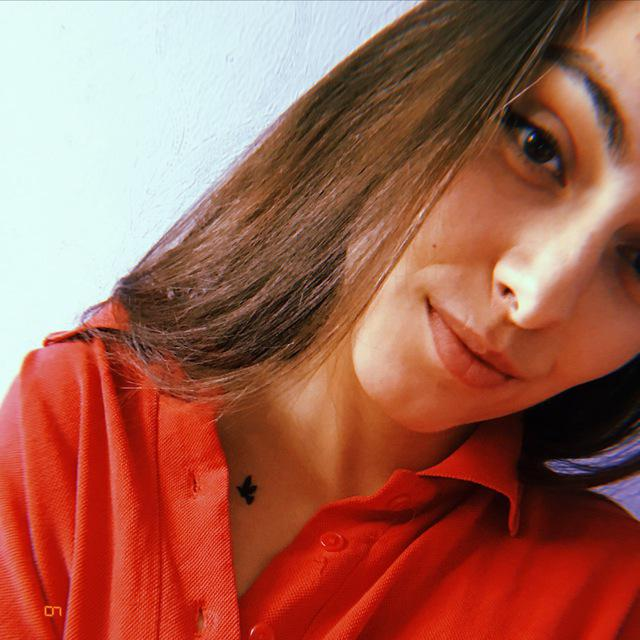
#> input picture Third academic course/Digital signals/A8laba/photo2.jpg, 640 x 640 px
$ python test2.py
#> lines starting #> are read from the running program, lines starting #| are printed output that depends on the picture
import scipy.signal
import numpy as np
import matplotlib.pyplot as plt


img = plt.imread('photo2.jpg')
#> img is the input picture: shape (640, 640, 3); mean R, G, B 162.5, 99.2, 83

# t = 1 - np.abs(np.linspace(-1, 1, 21))
# kernel = t.reshape(21, 1) * t.reshape(1, 21)
# kernel /= kernel.sum()  # kernel should sum to 1! :)
#                         # convolve 2d the kernel with each channel
k = np.array(
    [
        [ 0  , 0  ,-0.5, 0  , 0  ],
        [ 0  , 1  , 1.5, 1  , 0  ],
        [-0.5, 1.5, 2  , 1.5,-0.5],
        [ 0  , 1  , 1.5, 1  , 0  ],
        [ 0  , 0  ,-0.5, 0  , 0  ]
    ],
    dtype=np.float64
)
k /= 10

r = scipy.signal.convolve2d(img[:,:,0], k, mode='full', boundary='fill', fillvalue=0) #, mode='same')
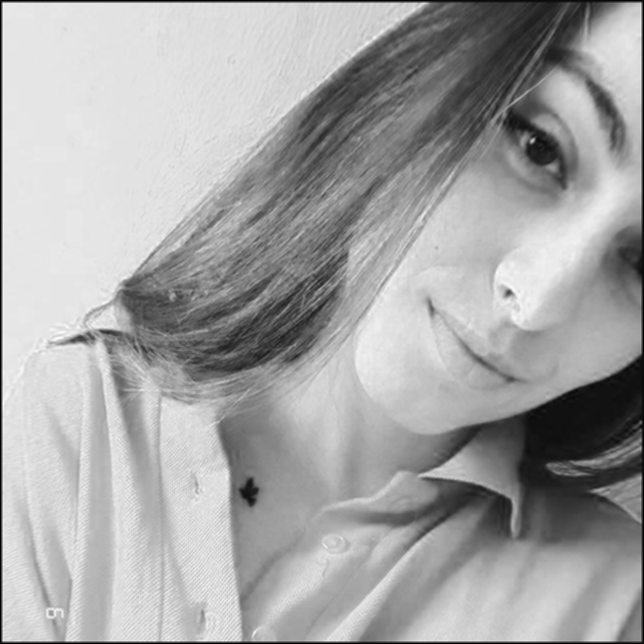
#> r: shape (644, 644) float64; min -12.75, max 253.4, mean 160.5; drawn with min black and max white
g = scipy.signal.convolve2d(img[:,:,1], k, mode='full', boundary='fill', fillvalue=0) #, mode='same')
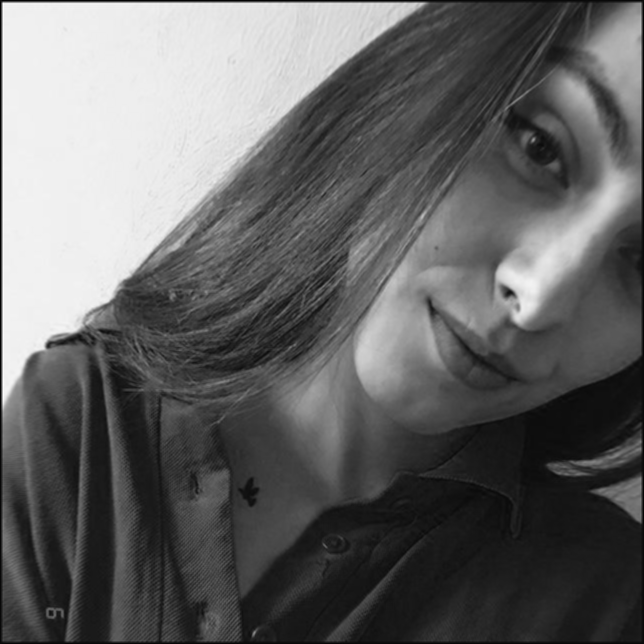
#> g: shape (644, 644) float64; min -12.75, max 267.6, mean 98; drawn with min black and max white
b = scipy.signal.convolve2d(img[:,:,2], k, mode='full', boundary='fill', fillvalue=0) #, mode='same')
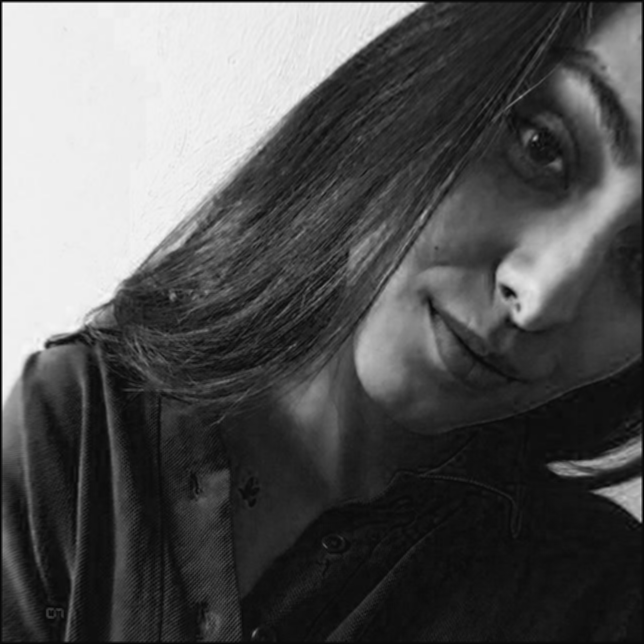
#> b: shape (644, 644) float64; min -12.7, max 265.2, mean 82; drawn with min black and max white

# stack the channels back into a 8-bit colour depth image and plot it
im_out = np.dstack([r, g, b])
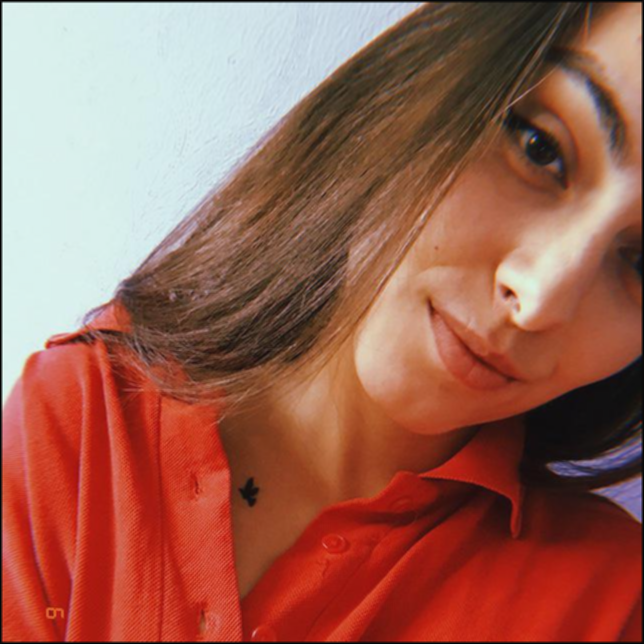
#> im_out: shape (644, 644, 3) float64; mean R, G, B 160.5, 98, 82; drawn with min black and max white
im_out = (im_out).astype(np.uint8)

print(im_out[0])
#> (printed output is left out)

plt.subplot(1,2,1)
plt.imshow(img)
plt.subplot(1,2,2)
plt.imshow(im_out)

plt.show()

$ run again, with Third academic course/Digital signals/A8laba/photo.jpg copied over Third academic course/Digital signals/A8laba/photo2.jpg
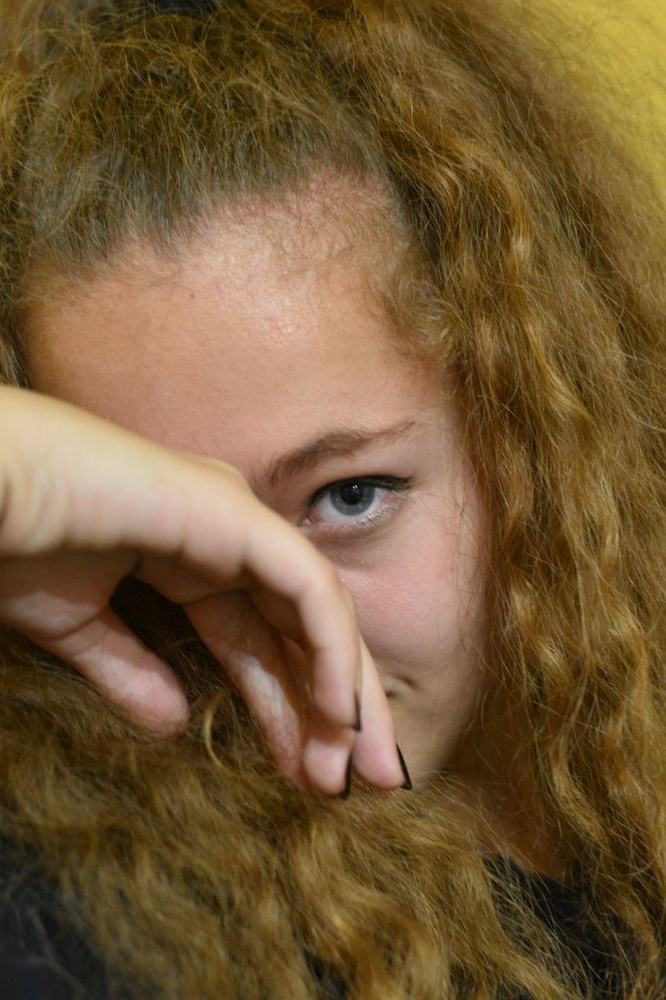
#> input picture Third academic course/Digital signals/A8laba/photo.jpg, 666 x 1000 px, shrunk from 853 x 1280 before the run
#> img is the input picture: shape (1000, 666, 3); mean R, G, B 115.1, 88.9, 54.4
#> `b = scipy.signal.convolve2d(img[:,:,2], k, mode='full', boundary='fill..`:
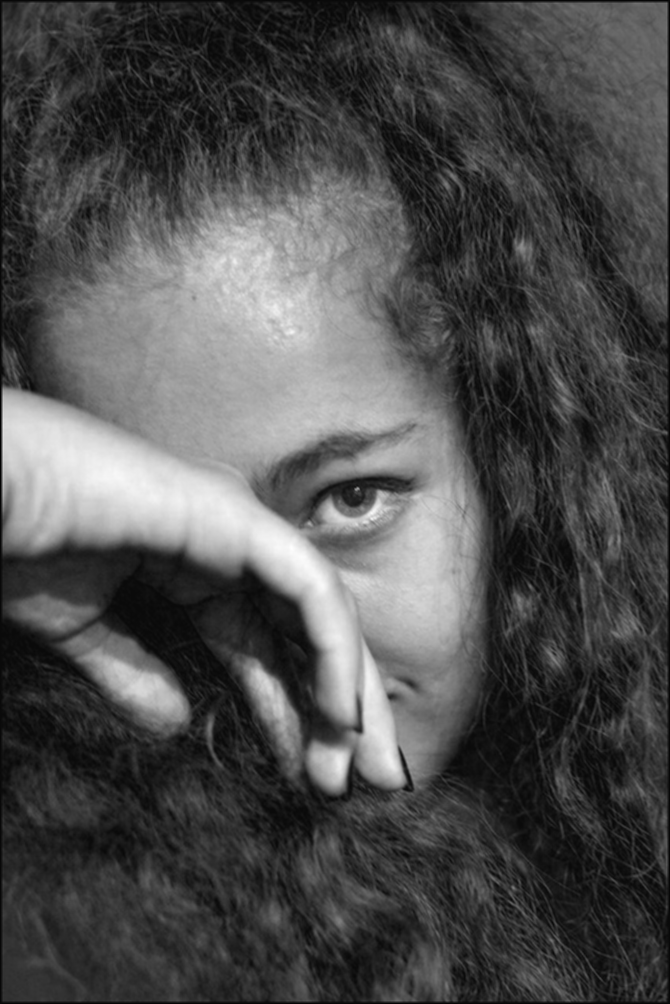
#> b: shape (1004, 670) float64; min -8.35, max 195, mean 53.8; drawn with min black and max white
#> `im_out = np.dstack([r, g, b])`:
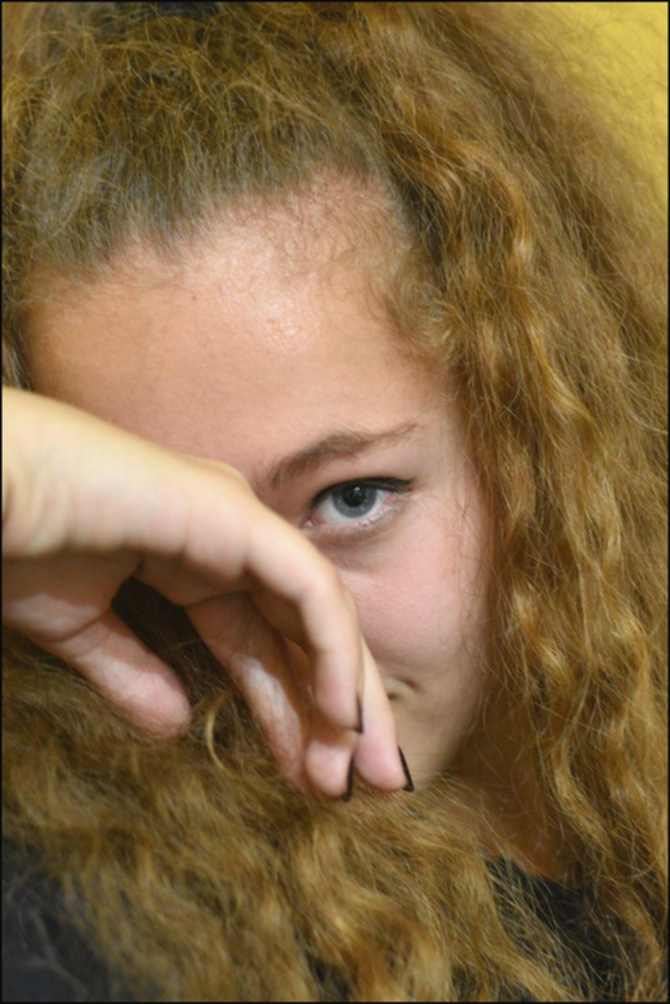
#> im_out: shape (1004, 670, 3) float64; mean R, G, B 114, 88, 53.8; drawn with min black and max white
#> (printed output is left out)
